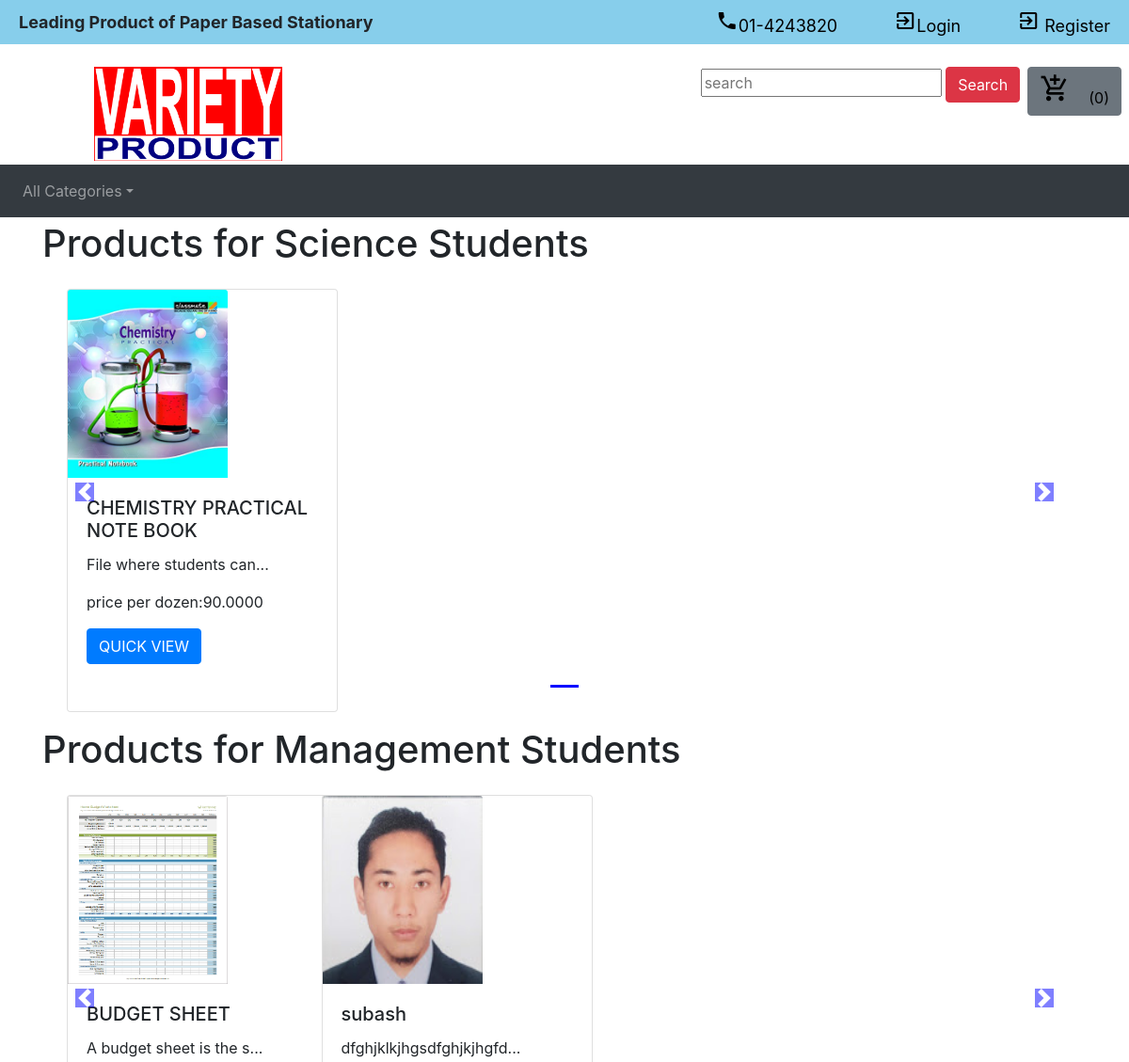
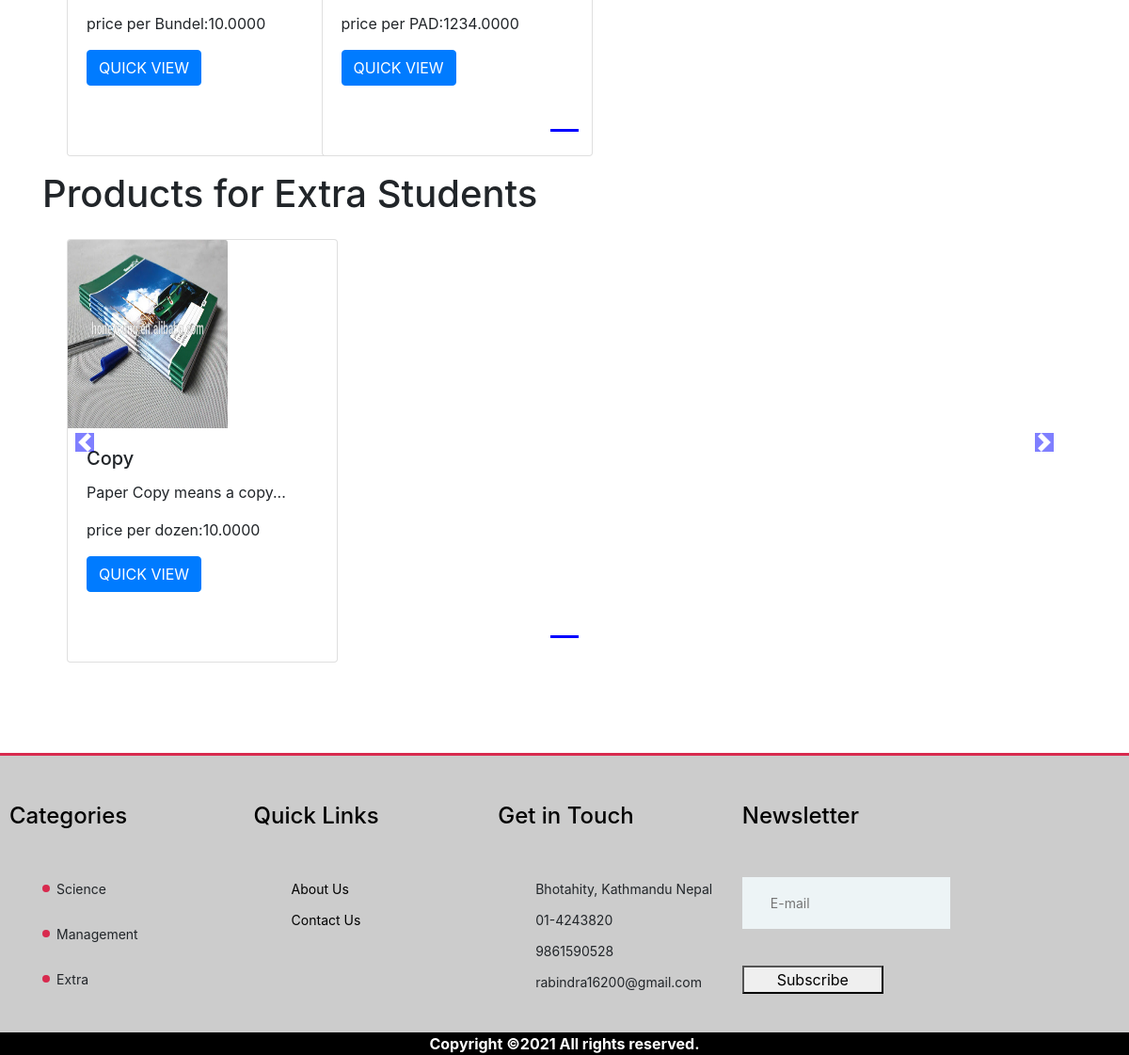
The page / on the database its author committed (2 pictures, top to bottom).
### shop/models.py (models this page shows, shortened)
class Product(models.Model):
    product_id = models.AutoField(primary_key=True)
    product_name = models.CharField(max_length=100)
    product_image = models.ImageField(upload_to="shop/images", default="")
    product_category = models.CharField(max_length=50)
    unit_Of_Product = models.CharField(max_length=25)
    product_rate = models.DecimalField(decimal_places=4, max_digits=50)
    product_details = models.TextField()

### shop/views.py (the view)
# urls.py: path('', views.index, name="index"),
def index(request):
    allProducts = []
    cateprods = Product.objects.values('product_category', 'product_id')
    cates = {item['product_category'] for item in cateprods}
    for cate in cates:
        prodf = Product.objects.filter(product_category=cate)
        n = len(prodf)
        nSlides = n // 4 + ceil((n / 4) - (n // 4))
        allProducts.append([prodf, range(1, nSlides), nSlides])
    params = {'allProducts': allProducts}
    return render(request, 'main/index.html', params)

### shop/templates/main/index.html (shortened to what this page needs)
{% extends 'main/header.html' %}
{% block content %}
{% load static %}
<head>
</head>
  <body>
     {% if allProducts %}
        <div class="container">
            {% for product, range, nSlides in allProducts %}
            <h1 class="my 4">Products for {{product.0.product_category}} Students</h1>
            <div class="row">
                <div id="demo{{forloop.counter}}" class="col carousel slide my-3" data-ride="carousel">
                    <ul class="carousel-indicators">
                        <li data-target="#demo{{forloop.counter}}" data-slide-to="0" class="active"></li>
                    </ul>
                    <div class="container carousel-inner">
                        <div class="carousel-item active">
                            {% for i in product %}
                            <div class="col-xs-3 col-sm-3 col-md-3">
                                <div class="card" style="width: 18rem;">
                                    <img src='/media/{{i.product_image}}' class="card-img-top" alt="...">
                                    <div class="card-body">
                                        <h5 class="card-title">{{i.product_name}}</h5>
                                        <p class="card-text">{{i.product_details | slice:"0:23"}}...</p>
                                        <p class="card-text">price per {{i.unit_Of_Product}}:{{i.product_rate}}</p>
                                        <a href="/products/{{i.product_id}}"><button id="qv{{i.product_name}}" class="btn btn-primary cart">QUICK VIEW</button></a>
                                    </div>
                                </div>
                                </div>
                            {% endfor %}
                    </div>
                </div>
            </div>
                <a class="carousel-control-prev" href="#demo{{forloop.counter}}" data-slide="prev">
                    <span class="carousel-control-prev-icon"></span>
                </a>
                <a class="carousel-control-next" href="#demo{{forloop.counter}}" data-slide="next">
                    <span class="carousel-control-next-icon"></span>
                </a>
            </div>
            {% endfor %}
        </div>
     {% endif %}
  </body>
{% endblock %}

### shop/templates/main/header.html (shortened to what this page needs)
{% load static %}
<head>
    <link rel="stylesheet" href="https://stackpath.bootstrapcdn.com/bootstrap/4.2.1/css/bootstrap.min.css"
>
</head>
<body>
    <div class="blue">
        <b>Leading Product of Paper Based Stationary</b>
        <ul class="nav" >
              <li ><a><i class="material-icons left">local_phone</i>01-4243820</a></li>
              {% if user.is_authenticated %}
                  <li ><a  href="/account"><i class="material-icons left">person</i>{{user.username}}</a></li>
                  <li ><a href="/logout"><i class="material-icons right">exit_to_app</i>Logout</a></li>
              {% else %}
                  <li ><a href="/login"><i class="material-icons left">exit_to_app</i>Login</a></li>
                  <li><a href="/register"><i class="material-icons left">exit_to_app</i> Register</a></li>
              {% endif %}
        </ul>
    </div>
  <br>
    <div >
        <a href="/" style="float:left; padding-left: 100px;"><img src="{% static 'logo.jpg' %}" alt="logo" height="100pt" width="200pt" ></a>
        <button type="button" class="btn btn-secondary mx-2" id="popcart" data-container="body" data-toggle="popover"
                data-placement="bottom" data-html="true" data-content="Vivamussagittis lacus vel augue laoreet rutrum faucibus."
                style="float:right;">
            {% if user.is_authenticated  %}
                <a  href="/cart"><i class="material-icons right" style="padding-right:20px; font-size: 2rem; ">add_shopping_cart</i>(<span id="cart">0</span>)</a>
                {% else %}
                <a  href="/login"><i class="material-icons right" style="padding-right:20px; font-size: 2rem; ">add_shopping_cart</i>(<span id="cart">0</span>)</a>
            {% endif %}
        </button>
        <form class="search-bar" style="float:right;" method="get" action="">
            <input type="text" name="q" placeholder="search" value="{{query}}" >
            <button class="btn btn-danger" type="submit">Search</button>
        </form>
    </div>
    <br>
    <nav class="navbar navbar-expand-lg navbar-dark bg-dark my-1">
        <div class="collapse navbar-collapse" id="navbarSupportedContent">
            <ul class="navbar-nav mr-auto">
                <li class="nav-item dropdown">
                    <a class="nav-link dropdown-toggle" href="#" id="navbarDropdown" role="button" data-toggle="dropdown"
                       aria-haspopup="true" aria-expanded="false">All Categories</a>
                </li>
            </ul>
        </div>
    </nav>
  {% block content %}
  {% endblock %}
<div style="padding-top:80px;">
    <footer class="footer-section ">
        <div class="footer-top">
            <div class="footer-warp">
                <div class="row">
                    <div class="widget-item">
                        <h4>Categories</h4>
                        <ul class="contact-list">
                            <li>Science</li>
                            <li>Management</li>
                            <li>Extra</li>
                        </ul>
                    </div>
                    <div class="widget-item">
                        <h4>Quick Links</h4>
                        <ul>
                            <li><a href="/about">About Us</a></li>
                            <li><a href="/contact">Contact Us</a></li>
                        </ul>
                    </div>
                    <div class="widget-item">
                        <h4>Get in Touch</h4>
                        <ul>
                            <li>Bhotahity, Kathmandu Nepal</li>
                            <li>01-4243820</li>
                            <li>9861590528</li>
                            <li> rabindra16200@gmail.com</li>
                        </ul>
                    </div>
                    <div class="widget-item">
                        <h4>Newsletter</h4>
                        <form class="footer-newslatter">
                            <input type="email" placeholder="E-mail">
                            <button class="site-btn">Subscribe</button>
                        </form>
                    </div>
                </div>
            </div>
        </div>
        <div>
            <div>
                <div style="color: white; text-align: center; background-color: black; ">
                    <b>Copyright &copy;<script>document.write(new Date().getFullYear());</script> All rights reserved. </b>
                </div>
            </div>
        </div>
    </footer>
</div>
</body>

### shop/templates/main/header.html (style rules this page uses)
button a { color:black; }
.blue { background-color:#87ceeb; padding: 10px 20px; font-size: large; }
.nav { float:right; }
.nav li, .nav a { color: black; text-decoration: none; padding-left: 30px; }
.nav li, .nav a { color: black; text-decoration: none; }
.footer-section { border-top: 3px solid #d82a4e; padding-top: 50px; background:#cccccc; }
.footer-warp { max-width: 1559px; padding: 0 25px; }
.widget-item { width: 22%; display: inline-block; }
.widget-item h4 { margin-bottom: 50px; }
.widget-item ul { list-style: none; padding-top: 2px; }
.widget-item ul li { margin-bottom: 12px; font-size: 14px; font-weight: 800 color: black; }
.widget-item ul li:last-child { margin-bottom: 0; }
.widget-item ul a { color: black; text-decoration: none; }
.widget-item ul.contact-list li { margin-bottom: 27px; position: relative; padding-left: 10px; padding-top: 0px; }
.widget-item ul.contact-list li:last-child { margin-bottom: 0; }
.widget-item ul.contact-list li:after { position: absolute; content: ""; width: 8px; height: 8px; left: -5px; top: 6px; border-radius: 50%; background: #d82a4e; }
.footer-newslatter { padding-right: 38px; }
.footer-newslatter input[type=email] { height: 55px; width: 100%; padding: 0 30px; margin-bottom: 39px; float: left; border: none; font-size: 14px; background: #edf4f6; }
.footer-newslatter .site-btn { min-width: 150px; margin-bottom: 25px; }
.widget-item h4 { color: black; }

### shop/templates/main/index.html (style rules this page uses)
.card { height: 450px; max-width: 300px; }
.col-md-3 { display: inline-block; margin-left:-4px; }
.carousel-indicators .active { background-color: blue; }
.col-md-3 img { max-width: 170px; height: 200px; }
body .carousel-indicators { bottom: 0; }
body .carousel-control-prev-icon, body .carousel-control-next-icon { background-color: blue; }
.carousel-control-prev, .carousel-control-next { top: auto; bottom: auto; padding-top:222px; }

### rows shown on the page
Product: product_category "Science", product_image (picture), product_name "CHEMISTRY PRACTICAL NOTE BOOK", product_details "File where students can", unit_Of_Product "dozen", product_rate "90.0000"
Product: product_category "Management", product_image (picture), product_name "BUDGET SHEET", product_details "A budget sheet is the s", unit_Of_Product "Bundel", product_rate "10.0000"
Product: product_image (picture), product_name "subash", product_details "dfghjklkjhgsdfghjkjhgfd", unit_Of_Product "PAD", product_rate "1234.0000"
Product: product_category "Extra", product_image (picture), product_name "Copy", product_details "Paper Copy means a copy", unit_Of_Product "dozen", product_rate "10.0000"
